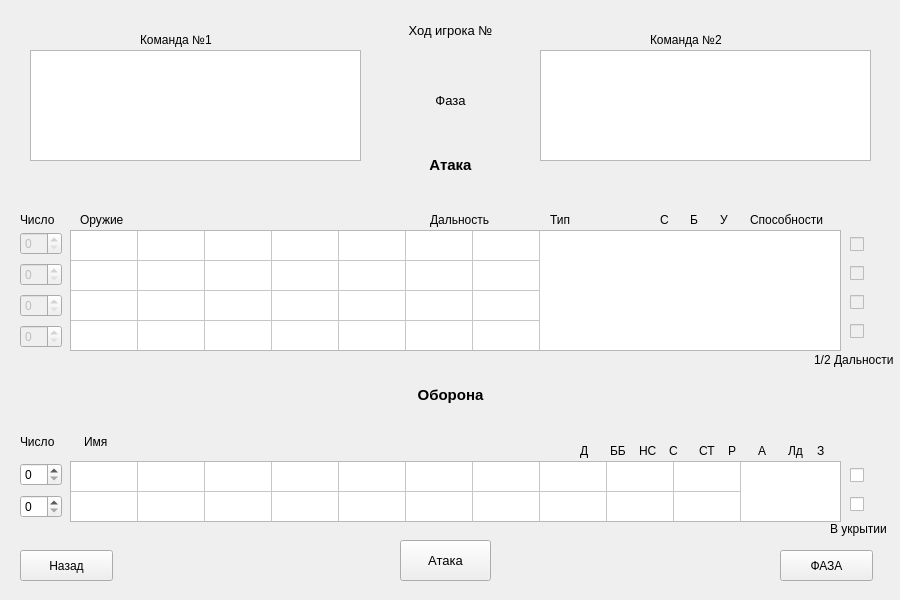
<?xml version="1.0" encoding="UTF-8"?>
<ui version="4.0">
 <class>Battlefield</class>
 <widget class="QWidget" name="Battlefield">
  <property name="geometry">
   <rect>
    <x>0</x>
    <y>0</y>
    <width>900</width>
    <height>600</height>
   </rect>
  </property>
  <property name="windowTitle">
   <string>Окно битвы</string>
  </property>
  <widget class="QLabel" name="label_6">
   <property name="geometry">
    <rect>
     <x>650</x>
     <y>30</y>
     <width>111</width>
     <height>21</height>
    </rect>
   </property>
   <property name="text">
    <string>&lt;html&gt;&lt;head/&gt;&lt;body&gt;&lt;p&gt;&lt;span style=&quot; font-size:9pt;&quot;&gt;Команда №2&lt;/span&gt;&lt;/p&gt;&lt;/body&gt;&lt;/html&gt;</string>
   </property>
  </widget>
  <widget class="QListWidget" name="PlayerOneList">
   <property name="geometry">
    <rect>
     <x>30</x>
     <y>50</y>
     <width>331</width>
     <height>111</height>
    </rect>
   </property>
  </widget>
  <widget class="QLabel" name="label_5">
   <property name="geometry">
    <rect>
     <x>140</x>
     <y>30</y>
     <width>111</width>
     <height>21</height>
    </rect>
   </property>
   <property name="text">
    <string>&lt;html&gt;&lt;head/&gt;&lt;body&gt;&lt;p&gt;&lt;span style=&quot; font-size:9pt;&quot;&gt;Команда №1&lt;/span&gt;&lt;/p&gt;&lt;/body&gt;&lt;/html&gt;</string>
   </property>
  </widget>
  <widget class="QListWidget" name="PlayerTwoList">
   <property name="geometry">
    <rect>
     <x>540</x>
     <y>50</y>
     <width>331</width>
     <height>111</height>
    </rect>
   </property>
  </widget>
  <widget class="QLabel" name="num_player_label">
   <property name="geometry">
    <rect>
     <x>360</x>
     <y>10</y>
     <width>181</width>
     <height>41</height>
    </rect>
   </property>
   <property name="text">
    <string>&lt;html&gt;&lt;head/&gt;&lt;body&gt;&lt;p align=&quot;center&quot;&gt;&lt;span style=&quot; font-size:10pt;&quot;&gt;Ход игрока №&lt;/span&gt;&lt;/p&gt;&lt;/body&gt;&lt;/html&gt;</string>
   </property>
  </widget>
  <widget class="QLabel" name="fase_label">
   <property name="geometry">
    <rect>
     <x>360</x>
     <y>50</y>
     <width>181</width>
     <height>101</height>
    </rect>
   </property>
   <property name="text">
    <string>&lt;html&gt;&lt;head/&gt;&lt;body&gt;&lt;p align=&quot;center&quot;&gt;&lt;span style=&quot; font-size:10pt;&quot;&gt;Фаза&lt;/span&gt;&lt;/p&gt;&lt;/body&gt;&lt;/html&gt;</string>
   </property>
  </widget>
  <widget class="QWidget" name="verticalLayoutWidget">
   <property name="geometry">
    <rect>
     <x>20</x>
     <y>230</y>
     <width>42</width>
     <height>121</height>
    </rect>
   </property>
   <layout class="QVBoxLayout" name="verticalLayout">
    <item>
     <widget class="QSpinBox" name="spinBoxOne">
      <property name="enabled">
       <bool>false</bool>
      </property>
     </widget>
    </item>
    <item>
     <widget class="QSpinBox" name="spinBoxTwo">
      <property name="enabled">
       <bool>false</bool>
      </property>
     </widget>
    </item>
    <item>
     <widget class="QSpinBox" name="spinBoxThree">
      <property name="enabled">
       <bool>false</bool>
      </property>
     </widget>
    </item>
    <item>
     <widget class="QSpinBox" name="spinBoxFour">
      <property name="enabled">
       <bool>false</bool>
      </property>
     </widget>
    </item>
   </layout>
  </widget>
  <widget class="QTableWidget" name="tableWeapon">
   <property name="enabled">
    <bool>true</bool>
   </property>
   <property name="geometry">
    <rect>
     <x>70</x>
     <y>230</y>
     <width>771</width>
     <height>121</height>
    </rect>
   </property>
   <property name="verticalScrollBarPolicy">
    <enum>Qt::ScrollBarAlwaysOff</enum>
   </property>
   <property name="showGrid">
    <bool>true</bool>
   </property>
   <property name="gridStyle">
    <enum>Qt::SolidLine</enum>
   </property>
   <property name="wordWrap">
    <bool>true</bool>
   </property>
   <property name="rowCount">
    <number>4</number>
   </property>
   <property name="columnCount">
    <number>7</number>
   </property>
   <attribute name="horizontalHeaderVisible">
    <bool>false</bool>
   </attribute>
   <attribute name="horizontalHeaderCascadingSectionResizes">
    <bool>false</bool>
   </attribute>
   <attribute name="horizontalHeaderMinimumSectionSize">
    <number>30</number>
   </attribute>
   <attribute name="horizontalHeaderDefaultSectionSize">
    <number>67</number>
   </attribute>
   <attribute name="horizontalHeaderHighlightSections">
    <bool>false</bool>
   </attribute>
   <attribute name="verticalHeaderVisible">
    <bool>false</bool>
   </attribute>
   <attribute name="verticalHeaderCascadingSectionResizes">
    <bool>false</bool>
   </attribute>
   <attribute name="verticalHeaderMinimumSectionSize">
    <number>15</number>
   </attribute>
   <attribute name="verticalHeaderDefaultSectionSize">
    <number>30</number>
   </attribute>
   <row/>
   <row/>
   <row/>
   <row/>
   <column/>
   <column/>
   <column/>
   <column/>
   <column/>
   <column/>
   <column/>
  </widget>
  <widget class="QLabel" name="label_4">
   <property name="geometry">
    <rect>
     <x>750</x>
     <y>210</y>
     <width>91</width>
     <height>20</height>
    </rect>
   </property>
   <property name="text">
    <string>&lt;html&gt;&lt;head/&gt;&lt;body&gt;&lt;p&gt;&lt;span style=&quot; font-size:9pt;&quot;&gt;Способности&lt;/span&gt;&lt;/p&gt;&lt;/body&gt;&lt;/html&gt;</string>
   </property>
  </widget>
  <widget class="QLabel" name="label_22">
   <property name="geometry">
    <rect>
     <x>720</x>
     <y>210</y>
     <width>16</width>
     <height>20</height>
    </rect>
   </property>
   <property name="text">
    <string>&lt;html&gt;&lt;head/&gt;&lt;body&gt;&lt;p&gt;&lt;span style=&quot; font-size:9pt;&quot;&gt;У&lt;/span&gt;&lt;/p&gt;&lt;/body&gt;&lt;/html&gt;</string>
   </property>
  </widget>
  <widget class="QLabel" name="label_32">
   <property name="geometry">
    <rect>
     <x>660</x>
     <y>210</y>
     <width>16</width>
     <height>20</height>
    </rect>
   </property>
   <property name="text">
    <string>&lt;html&gt;&lt;head/&gt;&lt;body&gt;&lt;p&gt;&lt;span style=&quot; font-size:9pt;&quot;&gt;С&lt;/span&gt;&lt;/p&gt;&lt;/body&gt;&lt;/html&gt;</string>
   </property>
  </widget>
  <widget class="QLabel" name="label">
   <property name="geometry">
    <rect>
     <x>80</x>
     <y>210</y>
     <width>71</width>
     <height>20</height>
    </rect>
   </property>
   <property name="text">
    <string>&lt;html&gt;&lt;head/&gt;&lt;body&gt;&lt;p&gt;&lt;span style=&quot; font-size:9pt;&quot;&gt;Оружие&lt;/span&gt;&lt;/p&gt;&lt;/body&gt;&lt;/html&gt;</string>
   </property>
  </widget>
  <widget class="QLabel" name="label_2">
   <property name="geometry">
    <rect>
     <x>430</x>
     <y>210</y>
     <width>73</width>
     <height>20</height>
    </rect>
   </property>
   <property name="text">
    <string>&lt;html&gt;&lt;head/&gt;&lt;body&gt;&lt;p&gt;&lt;span style=&quot; font-size:9pt;&quot;&gt;Дальность&lt;/span&gt;&lt;/p&gt;&lt;/body&gt;&lt;/html&gt;</string>
   </property>
  </widget>
  <widget class="QLabel" name="label_3">
   <property name="geometry">
    <rect>
     <x>550</x>
     <y>210</y>
     <width>31</width>
     <height>20</height>
    </rect>
   </property>
   <property name="text">
    <string>&lt;html&gt;&lt;head/&gt;&lt;body&gt;&lt;p&gt;&lt;span style=&quot; font-size:9pt;&quot;&gt;      Тип&lt;/span&gt;&lt;/p&gt;&lt;/body&gt;&lt;/html&gt;</string>
   </property>
  </widget>
  <widget class="QLabel" name="label_21">
   <property name="geometry">
    <rect>
     <x>690</x>
     <y>210</y>
     <width>16</width>
     <height>20</height>
    </rect>
   </property>
   <property name="text">
    <string>&lt;html&gt;&lt;head/&gt;&lt;body&gt;&lt;p&gt;&lt;span style=&quot; font-size:9pt;&quot;&gt;Б&lt;/span&gt;&lt;/p&gt;&lt;/body&gt;&lt;/html&gt;</string>
   </property>
  </widget>
  <widget class="QWidget" name="verticalLayoutWidget_2">
   <property name="geometry">
    <rect>
     <x>850</x>
     <y>229</y>
     <width>21</width>
     <height>121</height>
    </rect>
   </property>
   <layout class="QVBoxLayout" name="verticalLayout_2">
    <item>
     <widget class="QCheckBox" name="speed_checkBox">
      <property name="enabled">
       <bool>false</bool>
      </property>
      <property name="text">
       <string/>
      </property>
     </widget>
    </item>
    <item>
     <widget class="QCheckBox" name="speed_checkBox_2">
      <property name="enabled">
       <bool>false</bool>
      </property>
      <property name="text">
       <string/>
      </property>
     </widget>
    </item>
    <item>
     <widget class="QCheckBox" name="speed_checkBox_3">
      <property name="enabled">
       <bool>false</bool>
      </property>
      <property name="text">
       <string/>
      </property>
     </widget>
    </item>
    <item>
     <widget class="QCheckBox" name="speed_checkBox_4">
      <property name="enabled">
       <bool>false</bool>
      </property>
      <property name="text">
       <string/>
      </property>
     </widget>
    </item>
   </layout>
  </widget>
  <widget class="QLabel" name="label_7">
   <property name="geometry">
    <rect>
     <x>800</x>
     <y>350</y>
     <width>111</width>
     <height>21</height>
    </rect>
   </property>
   <property name="text">
    <string>&lt;html&gt;&lt;head/&gt;&lt;body&gt;&lt;p align=&quot;center&quot;&gt;1/2 Дальности &lt;/p&gt;&lt;/body&gt;&lt;/html&gt;</string>
   </property>
  </widget>
  <widget class="QTableWidget" name="tableUnit">
   <property name="enabled">
    <bool>true</bool>
   </property>
   <property name="geometry">
    <rect>
     <x>70</x>
     <y>461</y>
     <width>771</width>
     <height>61</height>
    </rect>
   </property>
   <property name="verticalScrollBarPolicy">
    <enum>Qt::ScrollBarAlwaysOff</enum>
   </property>
   <property name="showGrid">
    <bool>true</bool>
   </property>
   <property name="gridStyle">
    <enum>Qt::SolidLine</enum>
   </property>
   <property name="wordWrap">
    <bool>true</bool>
   </property>
   <property name="rowCount">
    <number>2</number>
   </property>
   <property name="columnCount">
    <number>10</number>
   </property>
   <attribute name="horizontalHeaderVisible">
    <bool>false</bool>
   </attribute>
   <attribute name="horizontalHeaderCascadingSectionResizes">
    <bool>false</bool>
   </attribute>
   <attribute name="horizontalHeaderMinimumSectionSize">
    <number>30</number>
   </attribute>
   <attribute name="horizontalHeaderDefaultSectionSize">
    <number>67</number>
   </attribute>
   <attribute name="horizontalHeaderHighlightSections">
    <bool>false</bool>
   </attribute>
   <attribute name="verticalHeaderVisible">
    <bool>false</bool>
   </attribute>
   <attribute name="verticalHeaderCascadingSectionResizes">
    <bool>false</bool>
   </attribute>
   <attribute name="verticalHeaderMinimumSectionSize">
    <number>15</number>
   </attribute>
   <attribute name="verticalHeaderDefaultSectionSize">
    <number>30</number>
   </attribute>
   <row/>
   <row/>
   <column/>
   <column/>
   <column/>
   <column/>
   <column/>
   <column/>
   <column/>
   <column/>
   <column/>
   <column/>
  </widget>
  <widget class="QWidget" name="horizontalLayoutWidget_2">
   <property name="geometry">
    <rect>
     <x>20</x>
     <y>430</y>
     <width>121</width>
     <height>24</height>
    </rect>
   </property>
   <layout class="QHBoxLayout" name="horizontalLayout_2">
    <item>
     <widget class="QLabel" name="label_8">
      <property name="text">
       <string>&lt;html&gt;&lt;head/&gt;&lt;body&gt;&lt;p&gt;&lt;span style=&quot; font-size:9pt;&quot;&gt; Число&lt;/span&gt;&lt;/p&gt;&lt;/body&gt;&lt;/html&gt;</string>
      </property>
     </widget>
    </item>
    <item>
     <widget class="QLabel" name="label_10">
      <property name="text">
       <string>&lt;html&gt;&lt;head/&gt;&lt;body&gt;&lt;p&gt;&lt;span style=&quot; font-size:9pt;&quot;&gt;Имя&lt;/span&gt;&lt;/p&gt;&lt;/body&gt;&lt;/html&gt;</string>
      </property>
     </widget>
    </item>
   </layout>
  </widget>
  <widget class="QWidget" name="horizontalLayoutWidget">
   <property name="geometry">
    <rect>
     <x>580</x>
     <y>441</y>
     <width>261</width>
     <height>21</height>
    </rect>
   </property>
   <layout class="QHBoxLayout" name="horizontalLayout">
    <item>
     <widget class="QLabel" name="label_19">
      <property name="text">
       <string>&lt;html&gt;&lt;head/&gt;&lt;body&gt;&lt;p&gt;&lt;span style=&quot; font-size:9pt;&quot;&gt;   Д&lt;/span&gt;&lt;/p&gt;&lt;/body&gt;&lt;/html&gt;</string>
      </property>
     </widget>
    </item>
    <item>
     <widget class="QLabel" name="label_18">
      <property name="text">
       <string>&lt;html&gt;&lt;head/&gt;&lt;body&gt;&lt;p&gt;&lt;span style=&quot; font-size:9pt;&quot;&gt; ББ&lt;/span&gt;&lt;/p&gt;&lt;/body&gt;&lt;/html&gt;</string>
      </property>
     </widget>
    </item>
    <item>
     <widget class="QLabel" name="label_17">
      <property name="text">
       <string>&lt;html&gt;&lt;head/&gt;&lt;body&gt;&lt;p&gt;&lt;span style=&quot; font-size:9pt;&quot;&gt; НС&lt;/span&gt;&lt;/p&gt;&lt;/body&gt;&lt;/html&gt;</string>
      </property>
     </widget>
    </item>
    <item>
     <widget class="QLabel" name="label_16">
      <property name="text">
       <string>&lt;html&gt;&lt;head/&gt;&lt;body&gt;&lt;p&gt;&lt;span style=&quot; font-size:9pt;&quot;&gt;  С&lt;/span&gt;&lt;/p&gt;&lt;/body&gt;&lt;/html&gt;</string>
      </property>
     </widget>
    </item>
    <item>
     <widget class="QLabel" name="label_15">
      <property name="text">
       <string>&lt;html&gt;&lt;head/&gt;&lt;body&gt;&lt;p&gt;&lt;span style=&quot; font-size:9pt;&quot;&gt; СТ&lt;/span&gt;&lt;/p&gt;&lt;/body&gt;&lt;/html&gt;</string>
      </property>
     </widget>
    </item>
    <item>
     <widget class="QLabel" name="label_14">
      <property name="text">
       <string>&lt;html&gt;&lt;head/&gt;&lt;body&gt;&lt;p&gt;&lt;span style=&quot; font-size:9pt;&quot;&gt;  Р&lt;/span&gt;&lt;/p&gt;&lt;/body&gt;&lt;/html&gt;</string>
      </property>
     </widget>
    </item>
    <item>
     <widget class="QLabel" name="label_13">
      <property name="text">
       <string>&lt;html&gt;&lt;head/&gt;&lt;body&gt;&lt;p&gt;&lt;span style=&quot; font-size:9pt;&quot;&gt;  А&lt;/span&gt;&lt;/p&gt;&lt;/body&gt;&lt;/html&gt;</string>
      </property>
     </widget>
    </item>
    <item>
     <widget class="QLabel" name="label_12">
      <property name="text">
       <string>&lt;html&gt;&lt;head/&gt;&lt;body&gt;&lt;p&gt;&lt;span style=&quot; font-size:9pt;&quot;&gt; Лд&lt;/span&gt;&lt;/p&gt;&lt;/body&gt;&lt;/html&gt;</string>
      </property>
     </widget>
    </item>
    <item>
     <widget class="QLabel" name="label_11">
      <property name="text">
       <string>&lt;html&gt;&lt;head/&gt;&lt;body&gt;&lt;p&gt;&lt;span style=&quot; font-size:9pt;&quot;&gt; З&lt;/span&gt;&lt;/p&gt;&lt;/body&gt;&lt;/html&gt;</string>
      </property>
     </widget>
    </item>
   </layout>
  </widget>
  <widget class="QWidget" name="verticalLayoutWidget_3">
   <property name="geometry">
    <rect>
     <x>20</x>
     <y>460</y>
     <width>42</width>
     <height>61</height>
    </rect>
   </property>
   <layout class="QVBoxLayout" name="verticalLayout_3">
    <item>
     <widget class="QSpinBox" name="spinBoxUnitOne"/>
    </item>
    <item>
     <widget class="QSpinBox" name="spinBoxUnitTwo"/>
    </item>
   </layout>
  </widget>
  <widget class="QWidget" name="verticalLayoutWidget_4">
   <property name="geometry">
    <rect>
     <x>850</x>
     <y>460</y>
     <width>21</width>
     <height>61</height>
    </rect>
   </property>
   <layout class="QVBoxLayout" name="verticalLayout_4">
    <item>
     <widget class="QCheckBox" name="cover_checkBox">
      <property name="text">
       <string/>
      </property>
     </widget>
    </item>
    <item>
     <widget class="QCheckBox" name="cover_checkBox_2">
      <property name="text">
       <string/>
      </property>
     </widget>
    </item>
   </layout>
  </widget>
  <widget class="QLabel" name="label_9">
   <property name="geometry">
    <rect>
     <x>830</x>
     <y>521</y>
     <width>61</width>
     <height>16</height>
    </rect>
   </property>
   <property name="text">
    <string>В укрытии</string>
   </property>
  </widget>
  <widget class="QLabel" name="labelatack">
   <property name="geometry">
    <rect>
     <x>360</x>
     <y>150</y>
     <width>181</width>
     <height>31</height>
    </rect>
   </property>
   <property name="text">
    <string>&lt;html&gt;&lt;head/&gt;&lt;body&gt;&lt;p align=&quot;center&quot;&gt;&lt;span style=&quot; font-size:11pt; font-weight:600;&quot;&gt;Атака&lt;/span&gt;&lt;/p&gt;&lt;/body&gt;&lt;/html&gt;</string>
   </property>
  </widget>
  <widget class="QLabel" name="_atack_label">
   <property name="geometry">
    <rect>
     <x>20</x>
     <y>170</y>
     <width>851</width>
     <height>31</height>
    </rect>
   </property>
   <property name="text">
    <string>&lt;html&gt;&lt;head/&gt;&lt;body&gt;&lt;p align=&quot;center&quot;&gt;&lt;br/&gt;&lt;/p&gt;&lt;/body&gt;&lt;/html&gt;</string>
   </property>
  </widget>
  <widget class="QLabel" name="labelatack_2">
   <property name="geometry">
    <rect>
     <x>360</x>
     <y>380</y>
     <width>181</width>
     <height>31</height>
    </rect>
   </property>
   <property name="text">
    <string>&lt;html&gt;&lt;head/&gt;&lt;body&gt;&lt;p align=&quot;center&quot;&gt;&lt;span style=&quot; font-size:11pt; font-weight:600;&quot;&gt;Оборона&lt;/span&gt;&lt;/p&gt;&lt;/body&gt;&lt;/html&gt;</string>
   </property>
  </widget>
  <widget class="QLabel" name="name_defence_label">
   <property name="geometry">
    <rect>
     <x>20</x>
     <y>400</y>
     <width>851</width>
     <height>31</height>
    </rect>
   </property>
   <property name="text">
    <string>&lt;html&gt;&lt;head/&gt;&lt;body&gt;&lt;p align=&quot;center&quot;&gt;&lt;br/&gt;&lt;/p&gt;&lt;/body&gt;&lt;/html&gt;</string>
   </property>
  </widget>
  <widget class="QPushButton" name="back_button">
   <property name="geometry">
    <rect>
     <x>20</x>
     <y>550</y>
     <width>93</width>
     <height>31</height>
    </rect>
   </property>
   <property name="text">
    <string>Назад</string>
   </property>
  </widget>
  <widget class="QPushButton" name="fase_button">
   <property name="geometry">
    <rect>
     <x>780</x>
     <y>550</y>
     <width>93</width>
     <height>31</height>
    </rect>
   </property>
   <property name="text">
    <string>ФАЗА</string>
   </property>
  </widget>
  <widget class="QPushButton" name="attack_button">
   <property name="geometry">
    <rect>
     <x>400</x>
     <y>540</y>
     <width>91</width>
     <height>41</height>
    </rect>
   </property>
   <property name="font">
    <font>
     <pointsize>10</pointsize>
     <weight>50</weight>
     <bold>false</bold>
    </font>
   </property>
   <property name="text">
    <string>Атака</string>
   </property>
  </widget>
  <widget class="QLabel" name="label_20">
   <property name="geometry">
    <rect>
     <x>20</x>
     <y>210</y>
     <width>41</width>
     <height>20</height>
    </rect>
   </property>
   <property name="text">
    <string>&lt;html&gt;&lt;head/&gt;&lt;body&gt;&lt;p&gt;&lt;span style=&quot; font-size:9pt;&quot;&gt;Число&lt;/span&gt;&lt;/p&gt;&lt;/body&gt;&lt;/html&gt;</string>
   </property>
  </widget>
 </widget>
 <resources/>
 <connections/>
</ui>
